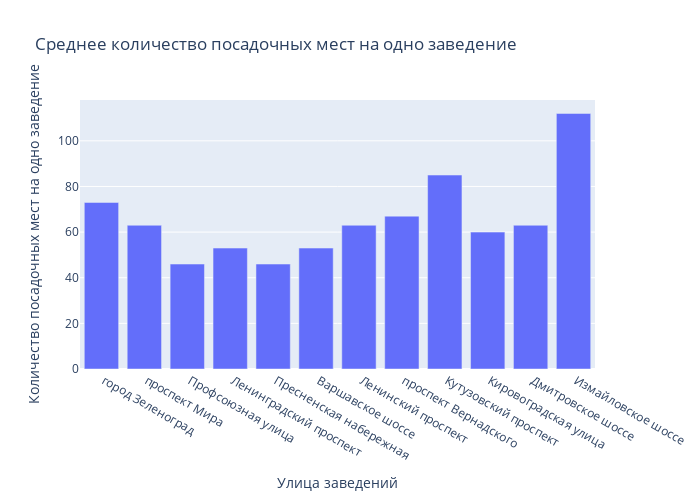

Notebook code for this chart:
### Code cell
fig = px.bar(address, x='street', y='stat',
             title='Среднее количество посадочных мест на одно заведение ',
             height=500,width=700)
fig.update_layout(
    yaxis=dict(title='Количество посадочных мест на одно заведение'),
    xaxis=dict(title='Улица заведений'))
fig.show()

### Figure 1 — Plotly figure (JSON) as saved in the notebook; plotly's stock layout.template omitted (floating-point values rounded to 4 significant figures)
{"data": [{"alignmentgroup": "True", "hovertemplate": "street=%{x}<br>stat=%{y}<extra></extra>", "legendgroup": "", "marker": {"color": "#636efa"}, "name": "", "offsetgroup": "", "orientation": "v", "showlegend": false, "textposition": "auto", "type": "bar", "x": [" город Зеленоград", " проспект Мира", " Профсоюзная улица", " Ленинградский проспект", " Пресненская набережная", " Варшавское шоссе", " Ленинский проспект", " проспект Вернадского", " Кутузовский проспект", " Кировоградская улица", " Дмитровское шоссе", " Измайловское шоссе"], "xaxis": "x", "y": [73, 63, 46, 53, 46, 53, 63, 67, 85, 60, 63, 112], "yaxis": "y"}], "layout": {"barmode": "relative", "height": 500, "legend": {"tracegroupgap": 0}, "title": {"text": "Среднее количество посадочных мест на одно заведение "}, "width": 700, "xaxis": {"anchor": "y", "domain": [0, 1], "title": {"text": "Улица заведений"}}, "yaxis": {"anchor": "x", "domain": [0, 1], "title": {"text": "Количество посадочных мест на одно заведение"}}}}
